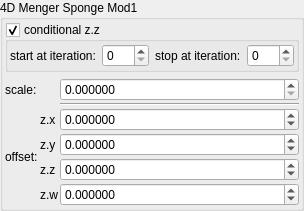
    <widget class="QGroupBox" name="groupBox_2">
     <property name="title">
      <string>4D Menger Sponge Mod1</string>
     </property>
     <layout class="QVBoxLayout" name="verticalLayout_5">
      <property name="leftMargin">
       <number>2</number>
      </property>
      <property name="topMargin">
       <number>2</number>
      </property>
      <property name="rightMargin">
       <number>2</number>
      </property>
      <property name="bottomMargin">
       <number>2</number>
      </property>
      <item>
       <widget class="MyGroupBox" name="groupCheck_transf_function_enabledz">
        <property name="title">
         <string>conditional z.z</string>
        </property>
        <property name="checkable">
         <bool>true</bool>
        </property>
        <layout class="QVBoxLayout" name="verticalLayout_6">
         <property name="leftMargin">
          <number>2</number>
         </property>
         <property name="topMargin">
          <number>2</number>
         </property>
         <property name="rightMargin">
          <number>2</number>
         </property>
         <property name="bottomMargin">
          <number>2</number>
         </property>
         <item>
          <layout class="QHBoxLayout" name="horizontalLayout_18" stretch="0,1,0,1">
           <item>
            <widget class="QLabel" name="label_106">
             <property name="text">
              <string>start at iteration:</string>
             </property>
            </widget>
           </item>
           <item>
            <widget class="MySpinBox" name="spinboxInt_transf_start_iterations_M">
             <property name="sizePolicy">
              <sizepolicy hsizetype="Minimum" vsizetype="Maximum">
               <horstretch>0</horstretch>
               <verstretch>0</verstretch>
              </sizepolicy>
             </property>
             <property name="minimum">
              <number>0</number>
             </property>
             <property name="maximum">
              <number>999</number>
             </property>
             <property name="value">
              <number>0</number>
             </property>
            </widget>
           </item>
           <item>
            <widget class="QLabel" name="label_74">
             <property name="text">
              <string>stop at iteration:</string>
             </property>
            </widget>
           </item>
           <item>
            <widget class="MySpinBox" name="spinboxInt_transf_stop_iterations_M">
             <property name="sizePolicy">
              <sizepolicy hsizetype="Preferred" vsizetype="Maximum">
               <horstretch>0</horstretch>
               <verstretch>0</verstretch>
              </sizepolicy>
             </property>
             <property name="maximum">
              <number>999</number>
             </property>
            </widget>
           </item>
          </layout>
         </item>
        </layout>
       </widget>
      </item>
      <item>
       <layout class="QGridLayout" name="gridLayout_19" columnstretch="0,0,1">
        <property name="spacing">
         <number>2</number>
        </property>
        <item row="5" column="2">
         <widget class="MyDoubleSpinBox" name="spinbox4_transf_addition_constant_111d5_w">
          <property name="sizePolicy">
           <sizepolicy hsizetype="Minimum" vsizetype="Maximum">
            <horstretch>0</horstretch>
            <verstretch>0</verstretch>
           </sizepolicy>
          </property>
          <property name="prefix">
           <string/>
          </property>
          <property name="suffix">
           <string/>
          </property>
          <property name="decimals">
           <number>6</number>
          </property>
          <property name="minimum">
           <double>-99.989999999999995</double>
          </property>
          <property name="maximum">
           <double>99.989999999999995</double>
          </property>
          <property name="singleStep">
           <double>0.100000000000000</double>
          </property>
         </widget>
        </item>
        <item row="4" column="1">
         <widget class="QLabel" name="label_98">
          <property name="text">
           <string notr="true">z.z</string>
          </property>
         </widget>
        </item>
        <item row="3" column="1">
         <widget class="QLabel" name="label_90">
          <property name="text">
           <string notr="true">z.y</string>
          </property>
         </widget>
        </item>
        <item row="0" column="2">
         <widget class="MyDoubleSpinBox" name="spinbox_transf_scale_3">
          <property name="sizePolicy">
           <sizepolicy hsizetype="Minimum" vsizetype="Maximum">
            <horstretch>0</horstretch>
            <verstretch>0</verstretch>
           </sizepolicy>
          </property>
          <property name="prefix">
           <string/>
          </property>
          <property name="suffix">
           <string/>
          </property>
          <property name="decimals">
           <number>6</number>
          </property>
          <property name="minimum">
           <double>0.000000000000000</double>
          </property>
          <property name="maximum">
           <double>99.989999999999995</double>
          </property>
          <property name="singleStep">
           <double>0.100000000000000</double>
          </property>
         </widget>
        </item>
        <item row="3" column="2">
         <widget class="MyDoubleSpinBox" name="spinbox4_transf_addition_constant_111d5_y">
          <property name="sizePolicy">
           <sizepolicy hsizetype="Minimum" vsizetype="Maximum">
            <horstretch>0</horstretch>
            <verstretch>0</verstretch>
           </sizepolicy>
          </property>
          <property name="prefix">
           <string/>
          </property>
          <property name="suffix">
           <string/>
          </property>
          <property name="decimals">
           <number>6</number>
          </property>
          <property name="minimum">
           <double>-99.989999999999995</double>
          </property>
          <property name="maximum">
           <double>99.989999999999995</double>
          </property>
          <property name="singleStep">
           <double>0.100000000000000</double>
          </property>
         </widget>
        </item>
        <item row="0" column="0">
         <widget class="QLabel" name="label_256">
          <property name="text">
           <string>scale:</string>
          </property>
         </widget>
        </item>
        <item row="3" column="0" rowspan="2">
         <widget class="QLabel" name="label_91">
          <property name="text">
           <string>offset:</string>
          </property>
         </widget>
        </item>
        <item row="2" column="2">
         <widget class="MyDoubleSpinBox" name="spinbox4_transf_addition_constant_111d5_x">
          <property name="sizePolicy">
           <sizepolicy hsizetype="Minimum" vsizetype="Maximum">
            <horstretch>0</horstretch>
            <verstretch>0</verstretch>
           </sizepolicy>
          </property>
          <property name="prefix">
           <string/>
          </property>
          <property name="suffix">
           <string/>
          </property>
          <property name="decimals">
           <number>6</number>
          </property>
          <property name="minimum">
           <double>-99.989999999999995</double>
          </property>
          <property name="maximum">
           <double>99.989999999999995</double>
          </property>
          <property name="singleStep">
           <double>0.100000000000000</double>
          </property>
         </widget>
        </item>
        <item row="2" column="1">
         <widget class="QLabel" name="label_93">
          <property name="text">
           <string notr="true">z.x</string>
          </property>
         </widget>
        </item>
        <item row="4" column="2">
         <widget class="MyDoubleSpinBox" name="spinbox4_transf_addition_constant_111d5_z">
          <property name="sizePolicy">
           <sizepolicy hsizetype="Minimum" vsizetype="Maximum">
            <horstretch>0</horstretch>
            <verstretch>0</verstretch>
           </sizepolicy>
          </property>
          <property name="prefix">
           <string/>
          </property>
          <property name="suffix">
           <string/>
          </property>
          <property name="decimals">
           <number>6</number>
          </property>
          <property name="minimum">
           <double>-99.989999999999995</double>
          </property>
          <property name="maximum">
           <double>99.989999999999995</double>
          </property>
          <property name="singleStep">
           <double>0.100000000000000</double>
          </property>
         </widget>
        </item>
        <item row="5" column="1">
         <widget class="QLabel" name="label_99">
          <property name="text">
           <string notr="true">z.w</string>
          </property>
         </widget>
        </item>
        <item row="1" column="2">
         <widget class="Line" name="line">
          <property name="orientation">
           <enum>Qt::Horizontal</enum>
          </property>
         </widget>
        </item>
       </layout>
      </item>
     </layout>
    </widget>
